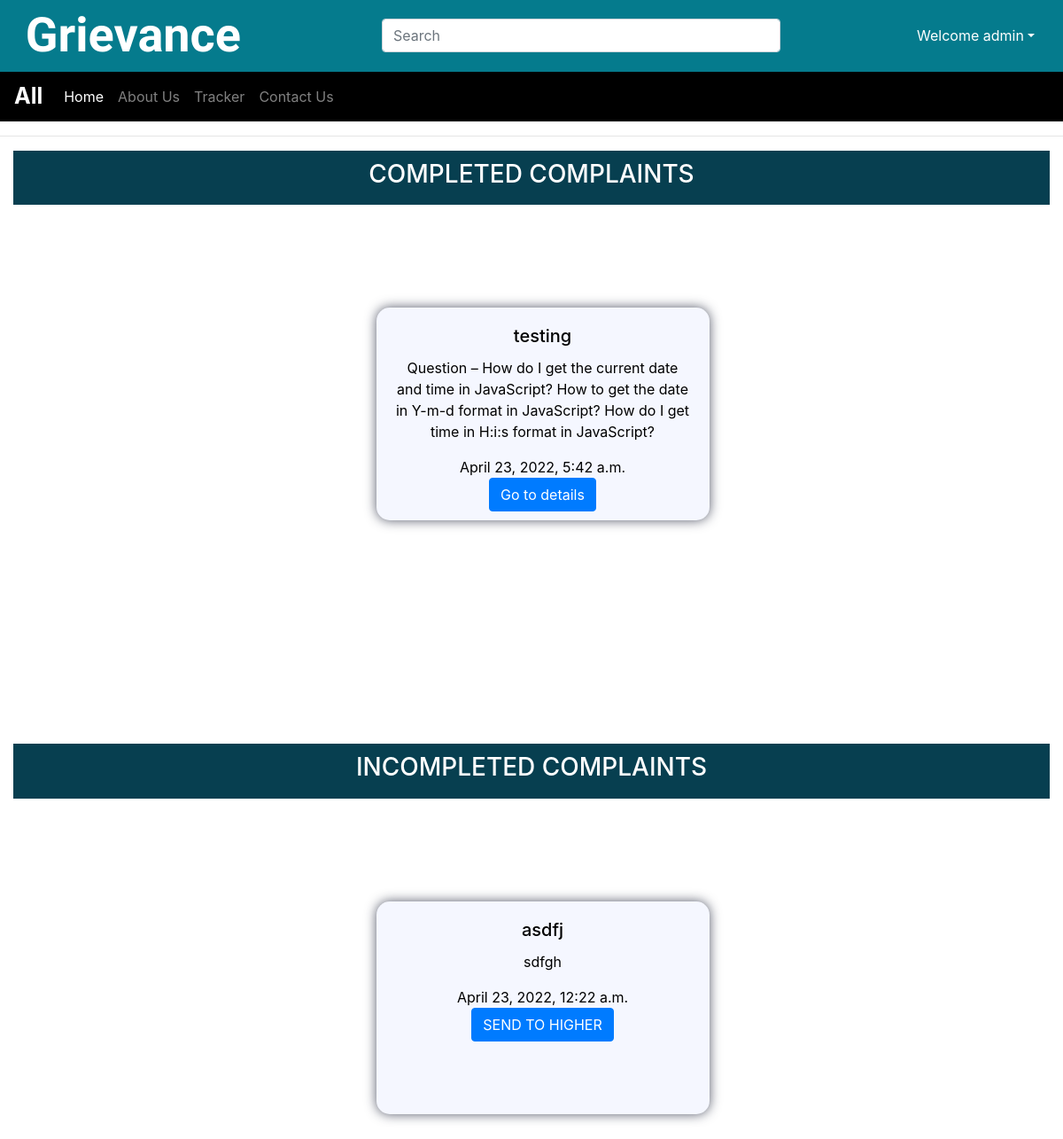
Before: /faculty/report/ (signed in) with the older database file.
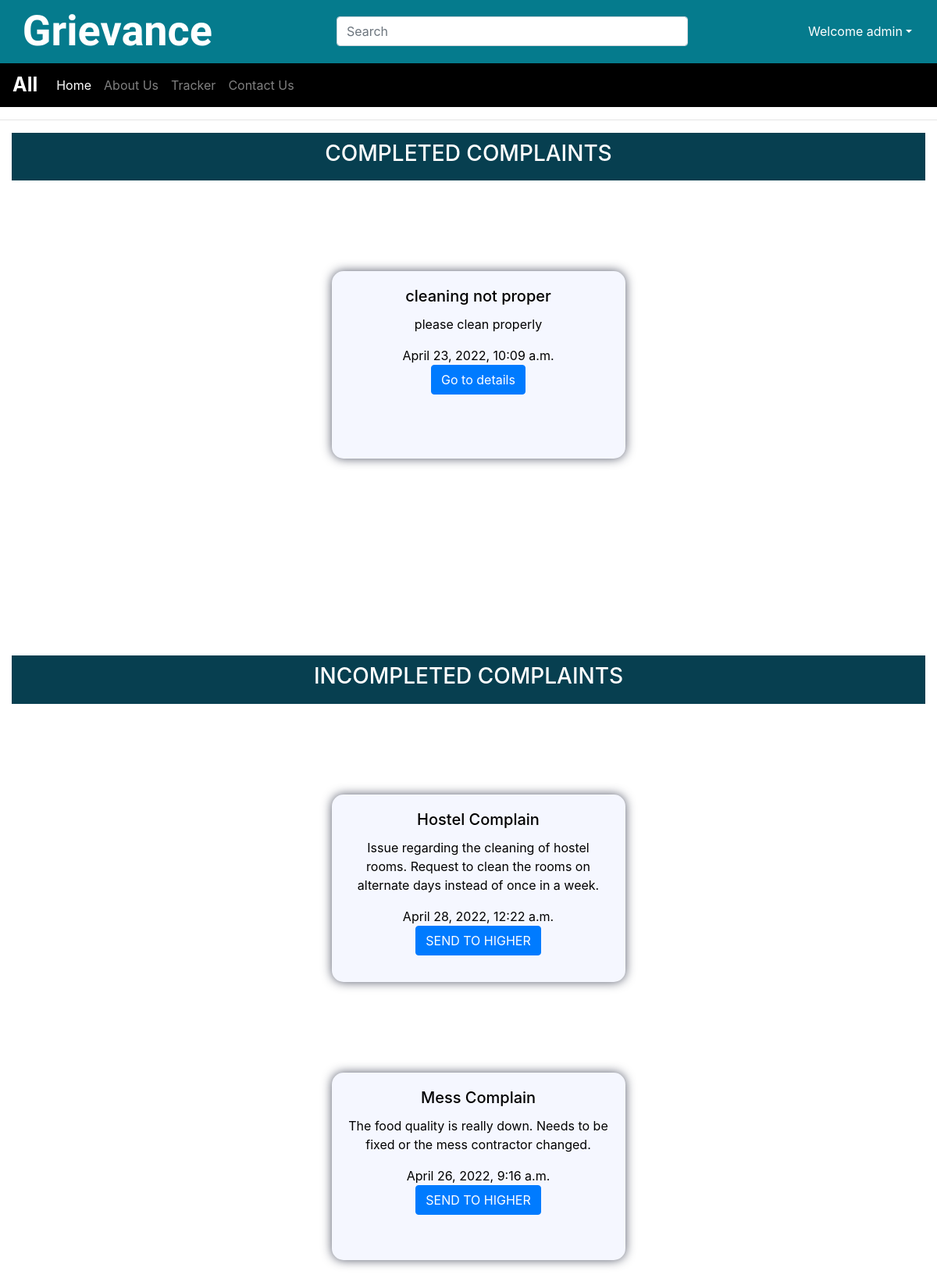
After: the same page with the newer database file.
### faculty/models.py (models this page shows, shortened)
class Complain(models.Model):
    complain_id = models.AutoField
    heading = models.CharField(max_length=300)
    description = models.CharField(max_length=5000)
    registered_to = models.ForeignKey('faculty', on_delete=models.CASCADE)
    complain_response_date = models.DateTimeField(default=now)
    user = models.ForeignKey(User, on_delete=models.CASCADE)
    status = models.IntegerField(max_length=1,default=" ",null=True)

### faculty/views.py (the view)
# urls.py: path('report/', views.report, name="report"),
def report(request):
    update_tree()
    allcomplains = Complain.objects.all()
    allfaculty = Faculty.objects.all()
    return render(request, 'faculty/index.html', {'allcomplains': allcomplains, 'allfaculty':allfaculty})

### faculty/views.py (called while the page is built)
def update_tree():
    global today_date
    if(today_date is None or today_date.day < datetime.now().day):
        today_date = datetime.now()
        update_obj = Complain.objects.filter(complain_response_date__day < today_date.day)
        for obj in update_obj:
            obj.complain_response_date = today_date+timedelta(days=2)
            obj.registered_to = obj.registered_to.parent

### templates/faculty/index.html (shortened to what this page needs)
{% extends 'basic.html' %}
{% block body %}
<hr style="background-color:white;">
<div style = "background:#073f50; padding: 10px;margin-left : 15px; margin-right:15px">
<h3 style="background:#073f50; color:white; text-align:center; ">COMPLETED COMPLAINTS</h3>
</div>
{% for i in allcomplains %}
{% if i.status is 0 %}
<div class="row fir-part" style="display: flex;">
	<div class="row">
		<div class="col-sm-6">
			<div class="card">
				<div class="card-body">
					<h5 class="card-title">{{i.heading}}</h5>
					<p class="card-text">{{i.description}}</p>
					<h8>{{i.complain_response_date}}</h8>
					<br>
					<a href="/faculty/read/{{i.complain_id}}" class="btn btn-primary">Go to details</a>
				</div>
			</div>
		</div>
	</div>
</div>
{% endif %}
{% endfor %}
<br> <br><br> <br><br> <br><br> <br>
<div style = "background:#073f50; padding: 10px;margin-left : 15px; margin-right:15px">
<h3 style="background:#073f50; color:white; text-align:center; ">INCOMPLETED COMPLAINTS</h3>
</div>
{% for i in allcomplains %}
{% if i.status is not 0 %}
<div class="row fir-part" style="display: flex;">
<div class="row">
  <div class="col-sm-6">
    <div class="card">
      <div class="card-body">
        <h5 class="card-title">{{i.heading}}</h5>
        <p class="card-text">{{i.description}}</p>
		  <h8 >{{i.complain_response_date}}</h8>
		  <br>
          <a href="#" class="btn btn-primary">SEND TO HIGHER</a>
      </div>
    </div>
  </div>
</div>
</div>
{% endif %}
{% endfor %}
{% endblock body %}

### templates/basic.html (shortened to what this page needs)
<!doctype html>
<html lang="en">
<head>
    <link rel="stylesheet" href="https://stackpath.bootstrapcdn.com/bootstrap/4.2.1/css/bootstrap.min.css"
>
    <link rel="stylesheet" href="path/to/font-awesome/css/font-awesome.min.css">
</head>
<body>
<nav class="navbar navbar-expand-lg navbar-dark" style="background: #057b8d">
        <span class="badge rounded-circle ml-2"> <a class="navbar-brand" href="/"
                                                    style="color: rgb(255, 255, 255); font-family: 'Allison', cursive;  font-stretch: expanded;  font-size: 54px;  font-weight: 800; margin-top: -1%; margin-bottom: -1%;">Grievance</a></span>
    <form method='get' action='/shop/search/' class="form-inline" style="margin:auto">
        <input class="form-control mr-sm-2" style="width: 450px" type="search" placeholder="Search"
               aria-label="Search" name="search" id="search" style="margin-left:25%">
    </form>
{% if user.is_authenticated  %}
    <ul class="navbar-nav mr-2">
      <li class="nav-item dropdown">
      <a class="nav-link dropdown-toggle text-white"  href='#'  id="navbarDropdown" role="button" data-toggle="dropdown"> Welcome {{request.user}}</a>
            </li>
            </ul>
 {% endif %}
</nav>
<nav class="navbar navbar-expand-lg navbar-dark" style="background: black">
    <a class="navbar-brand" href="/shop" style="font-size: 25px; margin-top:-1%; margin-bottom:-1%"><b>All</b></a>
    <div class="collapse navbar-collapse" id="navbarSupportedContent">
        <ul class="navbar-nav mr-auto">
            <li class="nav-item active">
                <a class="nav-link" href="/">Home <span class="sr-only">(current)</span></a>
            </li>
            <li class="nav-item">
                <a class="nav-link" href="/shop/about">About Us</a>
            </li>
            <li class="nav-item">
                <a class="nav-link" href="/shop/tracker">Tracker</a>
            </li>
            <li class="nav-item">
                <a class="nav-link" href="/shop/contact">Contact Us</a>
            </li>
        </ul>
    </div>
</nav>
      {% block body %}  {% endblock %}
  </body>
</html>

Changed rows visible on the page:
removed Complain: heading "testing", description "Question – How do I get the current date and time in JavaScript? How to get the date in Y-m-d format in JavaScript? How do I get time in H:i:s format in JavaScript?", complain_response_date "April 23, 2022, 5:42 a.m.", shown under "COMPLETED COMPLAINTS"
removed Complain: heading "asdfj", description "sdfgh", complain_response_date "April 23, 2022, 12:22 a.m.", shown under "INCOMPLETED COMPLAINTS"
added Complain: heading "cleaning not proper", description "please clean properly", complain_response_date "April 23, 2022, 10:09 a.m.", shown under "COMPLETED COMPLAINTS"
added Complain: heading "Hostel Complain", description "Issue regarding the cleaning of hostel rooms. Request to clean the rooms on alternate days instead of once in a week.", complain_response_date "April 28, 2022, 12:22 a.m.", shown under "INCOMPLETED COMPLAINTS"
added Complain: heading "Mess Complain", description "The food quality is really down. Needs to be fixed or the mess contractor changed.", complain_response_date "April 26, 2022, 9:16 a.m.", shown under "INCOMPLETED COMPLAINTS"
